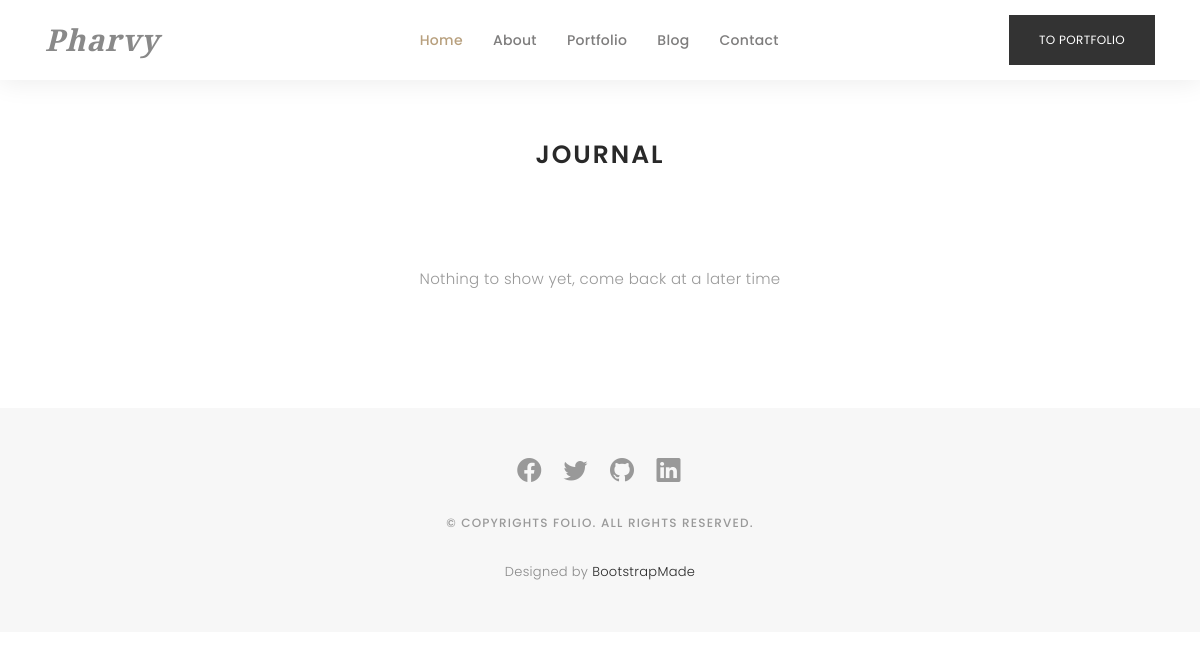
The page /blog/ on the database as committed earlier.
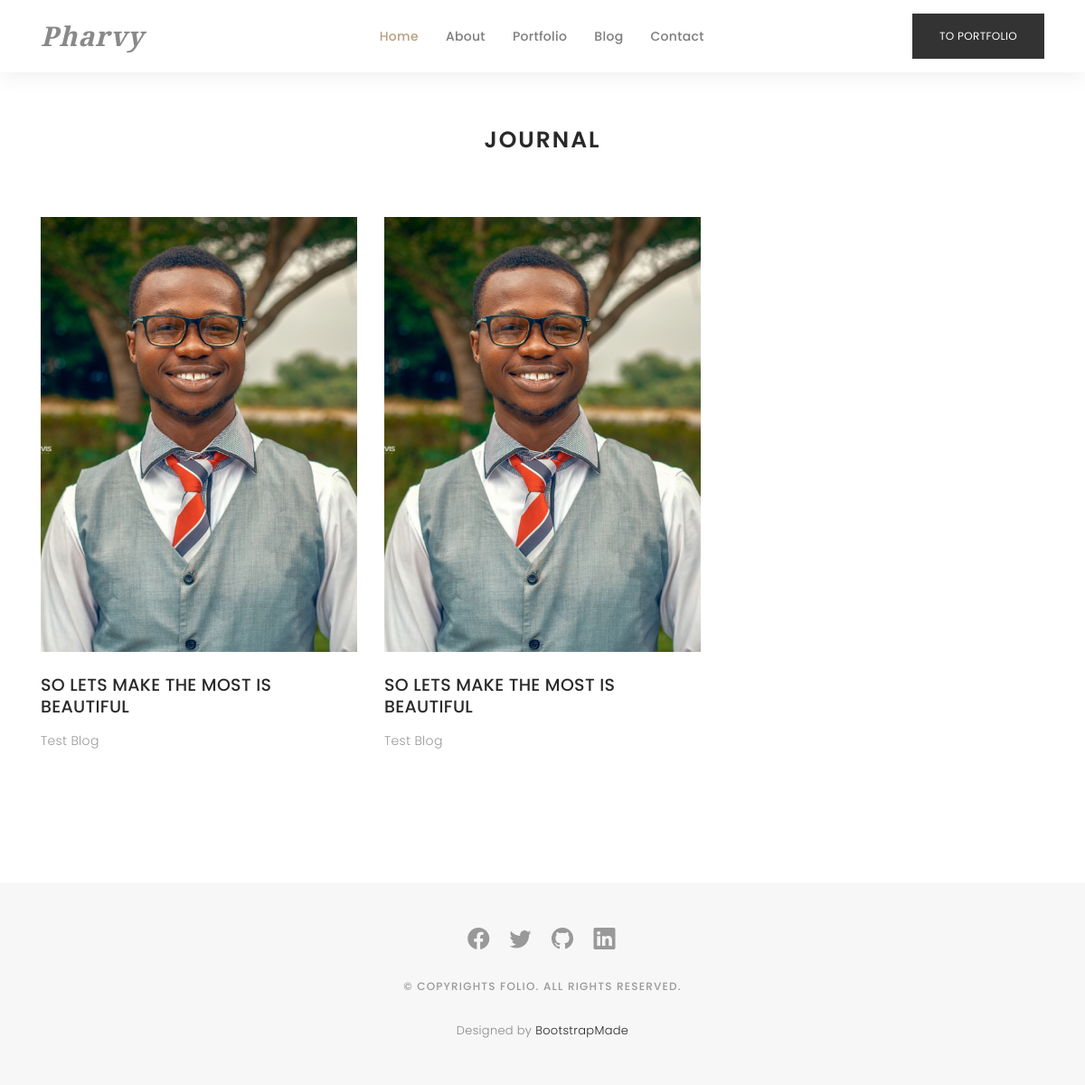
The same page on the database as committed later.
### portfolio/models.py (models this page shows, shortened)
class Blog(models.Model):
    headline = models.CharField(max_length=200)
    sub_headline = models.CharField(max_length=200, null=True, blank=True)
    thumbnail = models.ImageField(blank=True, null=True, upload_to="images/")
    author = models.CharField(max_length=200, null=True, default="Ukasoanya Favour C.")
    body = RichTextUploadingField(null=True, blank=True)
    date_created = models.DateTimeField(auto_now_add=True, null=True)
    active = models.BooleanField(default=False)
    tags = models.ManyToManyField(BlogTag)

### portfolio/views.py (the view)
# urls.py: 2. Add a URL to urlpatterns:  path('blog/', include('blog.urls'))
def blog(request):
    blogs = Blog.objects.filter(active=True).order_by("-id")
    context = {'blogs': blogs}
    return render(request, 'portfolio/blog_grid.html', context=context)

### portfolio/templates/portfolio/blog_grid.html
{% extends "portfolio/base.html" %}
{% load static %}
{% block content %}
    {% include 'portfolio/navbar2.html' %}
    <main id="main">
    <div id="journal-blog" class="text-left  paddsections">
      <div class="container">
        <div class="section-title text-center">
          <h2>journal</h2>
        </div>
      </div>
      <div class="container">
        <div class="journal-block">
          <div class="row">
            {% for blog in blogs %}
            <div class="col-lg-4 col-md-6">
              <div class="journal-info mb-30">
                <a href="{% url 'get-blog' blog.id %}"><img src="{{blog.thumbnail.url}}" class="img-responsive" alt="img"></a>
                <div class="journal-txt">
                  <h4><a href="{% url 'get-blog' blog.id %}">{{blog.headline}}</a></h4>
                  <p class="separator">{{blog.sub_headline}}</p>
                </div>
              </div>
            </div>
            {% empty %}
            <div class="text-center">
              <p>Nothing to show yet, come back at a later time</p>
            </div>
            {% endfor %}
          </div>
        </div>
      </div>
    </div>
    </main>
{% endblock %}

### portfolio/templates/portfolio/base.html (shortened to what this page needs)
{% load static %}
<!DOCTYPE html>
<html lang="en">
<head>
  <link href="{% static 'vendor/bootstrap/css/bootstrap.min.css' %}" rel="stylesheet">
  <link href="{% static 'vendor/bootstrap-icons/bootstrap-icons.css' %}" rel="stylesheet">
  <link href="{% static 'vendor/boxicons/css/boxicons.min.css' %}" rel="stylesheet">
  <link href="{% static 'vendor/glightbox/css/glightbox.min.css' %}" rel="stylesheet">
  <link href="{% static 'vendor/swiper/swiper-bundle.min.css' %}" rel="stylesheet">
  <link rel="stylesheet" href="https://maxcdn.bootstrapcdn.com/bootstrap/4.0.0/css/bootstrap.min.css">
  <link href="{% static 'css/style.css' %}" rel="stylesheet">
</head>
<body>
  {% block content %}
  {% endblock %}
  {% include 'portfolio/footer.html' %}
</body>
</html>

### portfolio/templates/portfolio/navbar2.html (shortened to what this page needs)
{% load static %}
<header id="header" class="fixed-top header-inner-pages">
  <div class="container d-flex align-items-center justify-content-between">
       <h1 class="logo"><a href="{% url 'blog' %}">Pharvy</a></h1>
      <nav id="navbar" class="navbar">
        <ul>
          <li><a class="nav-link scrollto active" href="{% url 'home' %}#hero">Home</a></li>
          <li><a class="nav-link scrollto" href="{% url 'home' %}#about">About</a></li>
          <li><a class="nav-link  scrollto" href="{% url 'home' %}#portfolio">Portfolio</a></li>
          <li><a class="nav-link  scrollto" href="#journal">Blog</a></li>
          <li><a class="nav-link scrollto" href="{% url 'home' %}#contact">Contact</a></li>
        </ul>
      </nav>
      <a href="{% url 'home' %}" class="btn">To Portfolio</a>
  </div>
</header>

### portfolio/templates/portfolio/footer.html
  <div id="footer" class="text-center">
    <div class="container">
      <div class="socials-media text-center">
        <ul class="list-unstyled">
          <li><a href="https://web.facebook.com/favour.ukasoanya.5" target="_blank"><i class="bi bi-facebook"></i></a></li>
          <li><a href="https://twitter.com/Rookie_MLOps" target="_blank"><i class="bi bi-twitter"></i></a></li>
          <li><a href="https://github.com/Pharvy-U" target="_blank"><i class="bi bi-github"></i></a></li>
          <li><a href="https://linkedin.com/in/favour-ukasoanya" target="_blank"><i class="bi bi-linkedin"></i></a></li>
        </ul>
      </div>
      <p>&copy; Copyrights Folio. All rights reserved.</p>
      <div class="credits">
        Designed by <a href="https://bootstrapmade.com/">BootstrapMade</a>
      </div>
    </div>
  </div>

### static/css/style.css (style rules this page uses)
body { background: #ffffff; color: #898989; font-family: "Poppins", helvetica; font-size: 15px; font-weight: 300; line-height: 20px; letter-spacing: 0.02em; overflow-x: hidden; margin: 0 auto; padding: 0; box-sizing: border-box; }
h1, h2, h3, h4, h5, h6 { margin: 0; }
h2 { color: #292929; font-weight: 600; }
h4 { color: #292929; font-size: 14px; font-weight: 600; }
a { color: #292929; text-decoration: none !important; transition: all 0.5s ease-in-out 0s; }
p { margin: 25px 0; padding: 0; font-size: 15px; color: #999999; line-height: 28px; }
.btn { background: #333; border: medium none; border-radius: 0; color: #fff; font-size: 12px; height: 50px; line-height: 50px; padding: 0 30px; text-transform: uppercase; }
.section-title { margin-bottom: 70px; }
.section-title h2 { font-size: 25px; letter-spacing: 2px; text-transform: uppercase; }
.paddsections { padding-top: 90px; padding-bottom: 90px !important; }
.mb-30 { margin-bottom: 30px; }
#header { transition: all 0.5s; z-index: 997; padding: 15px 0; background-color: #fff; top: -100%; box-shadow: 0px 2px 25px rgba(0, 0, 0, 0.08); }
#header.header-scrolled, #header.header-inner-pages { top: 0; }
#header .logo { font-size: 30px; margin: 0; padding: 0; line-height: 1; font-weight: 600; letter-spacing: 1px; font-family: "Playfair Display", sans-serif; font-style: italic; }
#header .logo a { color: #898989; }
.navbar { padding: 0; }
.navbar ul { margin: 0; padding: 0; display: flex; list-style: none; align-items: center; }
.navbar li { position: relative; }
.navbar a, .navbar a:focus { display: flex; align-items: center; justify-content: space-between; padding: 10px 0 10px 30px; font-family: "Poppins", sans-serif; font-size: 14px; font-weight: 500; color: #7e7d7d; white-space: nowrap; transition: 0.3s; }
.navbar a:hover, .navbar .active, .navbar .active:focus, .navbar li:hover > a { color: #b8a07e; }
#journal, #journal-blog { height: auto; width: 100%; background: #f7f7f7; padding-bottom: 60px; position: relative; }
#journal-blog { background: #fff; padding-bottom: 30px; }
.journal-block .journal-info img { max-width: 100%; }
.journal-block .journal-info .journal-txt { padding: 25px 0px; position: relative; }
.journal-block .journal-info .journal-txt h4 a { display: block; font-size: 19px; line-height: 24px; margin: 0 0 13px 0; font-weight: 500; color: #292929; transition: all 0.5s ease-in-out 0s; }
.journal-block .journal-info .journal-txt p { margin: 0; font-size: 14px; line-height: 24px; }
#journal-blog { padding-top: 140px; }
.journal-txt h4 a { display: block; font-size: 19px; line-height: 24px; margin: 0 0 13px 0; font-weight: 500; color: #292929; transition: all 0.5s ease-in-out 0s; }
#footer { background: #f7f7f7; padding-top: 50px; padding-bottom: 50px; }
#footer .socials-media { width: 100%; }
#footer .socials-media ul { display: inline-block; float: none; margin: 0 0 20px 0; }
#footer .socials-media ul li { float: left; margin-left: 10px; margin-right: 10px; }
#footer .socials-media ul li a { font-size: 24px; color: #999; letter-spacing: 0.1em; font-weight: 500; background: transparent; text-transform: uppercase; transition: all 0.5s ease-in-out 0s; }
#footer p { font-size: 12px; letter-spacing: 0.1em; font-weight: 500; margin-top: 0; text-transform: uppercase; }
.credits { font-size: 13px; }

Rows that differ between the two databases and show on the page:
added Blog: thumbnail (picture), headline "SO LETS MAKE THE MOST IS BEAUTIFUL", sub_headline "Test Blog"
added Blog: thumbnail (picture), headline "SO LETS MAKE THE MOST IS BEAUTIFUL", sub_headline "Test Blog"
Other text that changed with them:
text no longer shown: "Nothing to show yet, come back at a later time"
